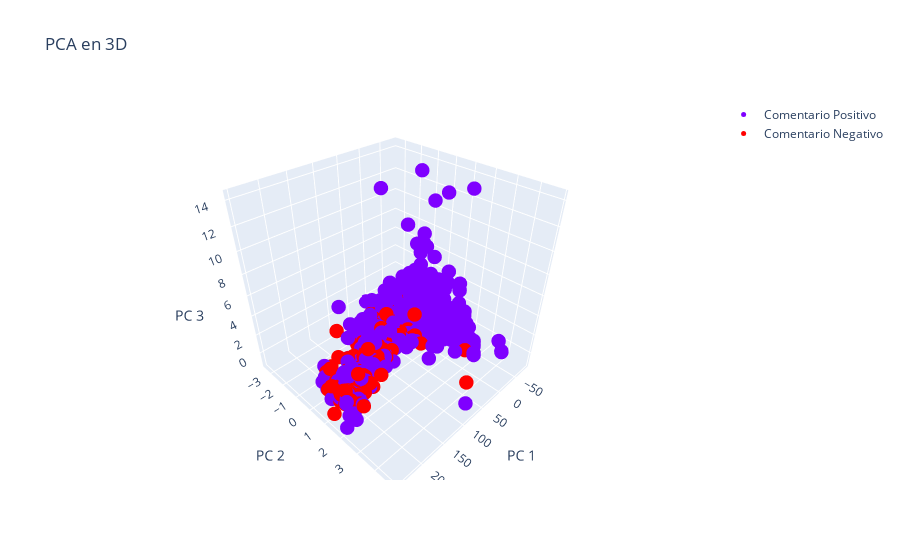

Write notebook code for a chart like this one.
### Markdown cell above
#### 3D:

### Code cell
import plotly.graph_objs as go
from sklearn.decomposition import PCA

# Aplicar PCA para reducir a 3 dimensiones
pca = PCA(n_components=3)
X_pca = pca.fit_transform(X)

# Preparar el gráfico
data = []

for i, clase in enumerate(clases_unicas):
    idx = y == clase
    text_labels = [text[j] for j in np.where(idx)[0]]
    trace = go.Scatter3d(
        x=X_pca[idx, 0],
        y=X_pca[idx, 1],
        z=X_pca[idx, 2],
        mode='markers',
        name=labels_names[i],
        marker=dict(
            size=5,
            color=colores_hex[i],
        ),
        text=text_labels,  # Asignar etiquetas para mostrar en tooltips
        hoverinfo='text'  # Configurar el tooltip para mostrar solo el texto
    )
    data.append(trace)

layout = go.Layout(
    title='PCA en 3D',
    scene=dict(
        xaxis=dict(title='PC 1'),
        yaxis=dict(title='PC 2'),
        zaxis=dict(title='PC 3'),
    )
)

fig = go.Figure(data=data, layout=layout)
fig.show()

### Figure 1 — Plotly figure (JSON) as saved in the notebook; plotly's stock layout.template omitted (floating-point values rounded to 4 significant figures; data arrays with more than 128 entries replaced by an {"elided": "..."} marker saying what was removed)
{"data": [{"hoverinfo": "text", "marker": {"color": "#7f00ff", "size": 5}, "mode": "markers", "name": "Comentario Positivo", "text": {"elided": "1598 str values"}, "type": "scatter3d", "x": {"elided": "1598 float values"}, "y": {"elided": "1598 float values"}, "z": {"elided": "1598 float values"}}, {"hoverinfo": "text", "marker": {"color": "#ff0000", "size": 5}, "mode": "markers", "name": "Comentario Negativo", "text": {"elided": "411 str values"}, "type": "scatter3d", "x": {"elided": "411 float values"}, "y": {"elided": "411 float values"}, "z": {"elided": "411 float values"}}], "layout": {"scene": {"xaxis": {"title": {"text": "PC 1"}}, "yaxis": {"title": {"text": "PC 2"}}, "zaxis": {"title": {"text": "PC 3"}}}, "title": {"text": "PCA en 3D"}}}
